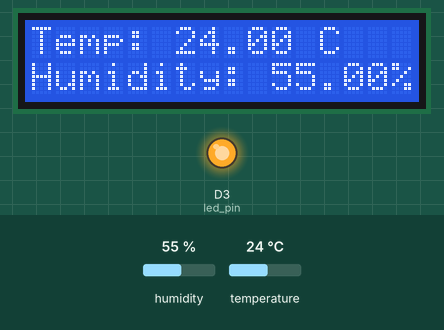
Bench run of a sketch on a simulated ESP8266 (Wemos D1 mini). Parts: 16×2 character LCD, output pins drawn as LEDs (lit = HIGH). The inputs (shaded band) are chosen by the test bench; at power-on: temperature 24 °C, humidity 55 %. WiFi joins after 1.5 s; servers stay silent unless stated; what the sketch prints to the serial monitor is not drawn.

Above: at 3.0 s.
3.1 s: temperature set to 4 °C
At 5.2 s:
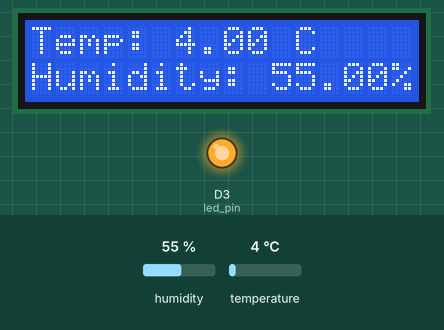
5.6 s: temperature set to 1 °C
At 7.3 s:
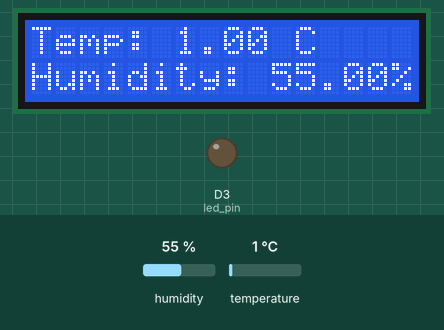
7.6 s: humidity set to 22 %
At 8.8 s:
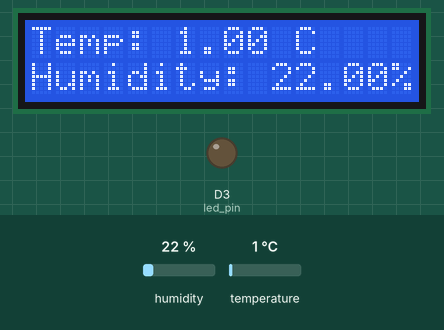
9.7 s: humidity set to 40 %
At 11.1 s:
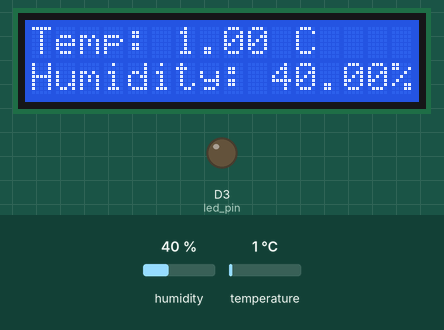
Timing chart, 0 to 12.7 s (numbered marks = the images above; inputs shaded):
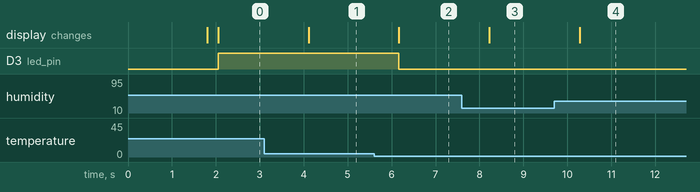

The sketch:

Edgent_ESP8266_DHT11_LCD16x2.ino
```cpp
#define BLYNK_TEMPLATE_ID "TMPL6RDg-RYOD"
#define BLYNK_TEMPLATE_NAME "ESMART DHT11"
#define BLYNK_AUTH_TOKEN "UYW4HKPe-w44_FQ0P87piCGpHau0cgX0"
#define BLYNK_PRINT Serial
#include <ESP8266WiFi.h>
#include <BlynkSimpleEsp8266.h>
#include "DHT.h"
#include <Wire.h>
#include <LiquidCrystal_I2C.h>

#define DHTPIN D5
#define DHTTYPE DHT11

DHT dht(DHTPIN, DHTTYPE);

unsigned long times = millis();

WidgetLED led(V0);
#define led_pin D3
BlynkTimer timer;

LiquidCrystal_I2C lcd(0x27, 16, 2);  // Địa chỉ I2C và kích thước màn hình (16x2)

void blinkLedWidget() {
  if (led.getValue()) {
    led.off();
  } else {
    led.on();
  }
}

void setup() {
  Serial.begin(9600);
  Blynk.begin(BLYNK_AUTH_TOKEN, "VuDan", "66668888", "blynk.cloud", 80);
  dht.begin();
  Wire.begin();  // Kích hoạt giao tiếp I2C
  pinMode(led_pin, OUTPUT);
  timer.setInterval(1000L, blinkLedWidget);
  lcd.begin(16, 2);  // Khởi động màn hình LCD
  lcd.backlight();   // Bật đèn nền
}

void loop() {
  Blynk.run();
  timer.run();

  if (millis() - times > 2000) {
    float t = dht.readTemperature();
    float h = dht.readHumidity();

    if (isnan(h) || isnan(t)) {
      Serial.println(F("Connected"));
      return;
    }

    Blynk.virtualWrite(V1, t);
    Blynk.virtualWrite(V2, h);

    Serial.print(F("Temperature: "));
    Serial.print(t);
    Serial.print(F("°C "));
    Serial.print(F("Humidity: "));
    Serial.print(h);
    Serial.println(F("%"));

    lcd.clear();
    lcd.setCursor(0, 0);
    lcd.print("Temp: ");
    lcd.print(t);
    lcd.print(" C");

    lcd.setCursor(0, 1);
    lcd.print("Humidity: ");
    lcd.print(h);
    lcd.print("%");

    if (t > 2) {
      led.on();
      digitalWrite(led_pin, HIGH);
    } else {
      digitalWrite(led_pin, LOW);
      led.off();
    }

    times = millis();
  }
}
```

Measured:
- the behaviour switches between 3 and 2 °C on temperature (found by bisection; images 1 and 2)
- after the input at 3.1 s, the display: changes after 1.0 s (image 1)
- after the input at 5.6 s, D3 (led_pin): HIGH → LOW after 0.57 s; the display: changes after 0.57 s (image 2)
- after the input at 7.6 s, the display: changes after 0.62 s (image 3)
- after the input at 9.7 s, the display: changes after 0.58 s (image 4)
